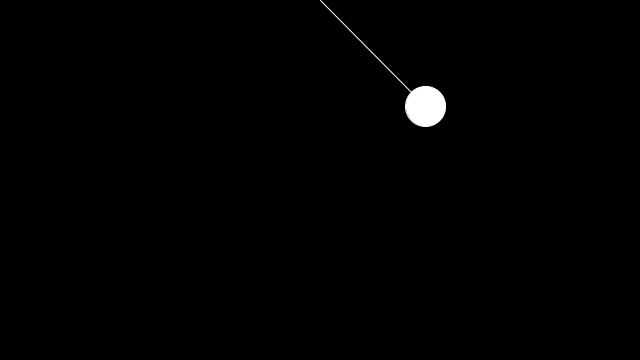
Frame 1 (no input)
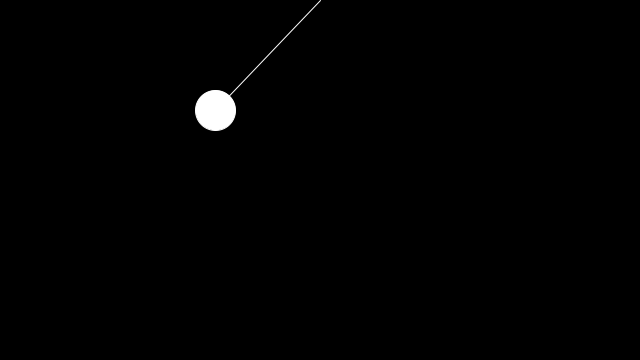
Frame 60 (the mouse pressed at the canvas centre just before this capture)
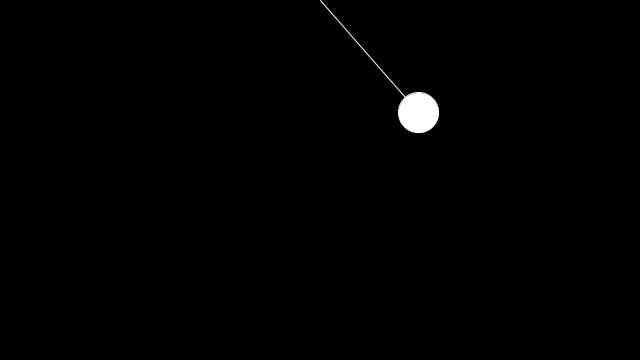
Frame 120 (the mouse held since frame 60 and released just before this capture)

The Processing sketch that drew these frames (run headless with seeded random() and noise(); from frame 60 on, the mouse is pressed at the canvas centre):

// Processing sketch: processing_150569
// ── processing_150569.pde



PSolitaria p;
PVector gravity = new PVector(0,9.8);

float dt = 0.2;
float longPendulo = 150;

void setup() {
  size(640,360);
  p = new PSolitaria(longPendulo);
}

void draw() {
  background(0);
  p.run();
}

void keyPressed(){
  


}

// Clase pendulo: Estructura basica del péndulo

class PSolitaria {//Variables basicas para pendulo
  PVector origin;
  PVector loc;
  PVector vel;
  PVector acc;
  
  PVector peso;
  float mass = 10;
  float lengthPend;
  float angIni = radians(45);
  
  PVector tension;
  float fCent;
  float proDist;//m*g*cos
  PVector distN;
  

  PSolitaria(float longPendulo) {
    
    acc = new PVector(0,0);
    vel = new PVector(0,0);
    loc = new PVector(0,0);
    origin = new PVector(width/2, 0);
    
    lengthPend = longPendulo;
    //situamos el pendulo en su posicion inicial
    loc.set(origin.x+lengthPend*sin(angIni), origin.y+lengthPend*cos(angIni));
  
    peso = gravity.get();
    peso.mult(mass);
    //peso = gravedad * masa;
  }
  
  void AplicarFuerza() {
    
    distN = new PVector(0,0);
    PVector dist = PVector.sub(loc, origin);
        
    if(dist.mag() >= lengthPend) {//Distancia >= longPendulo
      //Fuerza centripeta = M * V^2 / R
      fCent = mass * pow(vel.mag(),2) / lengthPend;
      distN = dist;
      distN.normalize();//Normalizamos la distancia
      proDist = projection(peso, dist);
      
      tension = distN.get();
      tension.mult(-(proDist+fCent));
      
    }
    else {//Si la distancia es menor que la longPendulo, no hay tension
      tension = new PVector(0,0);
    }
    
    applyForce(tension);
    applyForce(peso);
    
  }
  
  float projection(PVector v1, PVector v2) {
    float proj = 0;
    
    if( (v1.mag() != 0) && (v2.mag() != 0) ){
      proj = v1.dot(v2) / v2.mag();
    }
    
    return proj;
  }
  
  void run() {
    update();
    display();
  }
  
  void applyForce(PVector force) {
    PVector f = PVector.div(force.get(), mass);
    acc.add(f);
  } 

  void update() {   
    AplicarFuerza();
    
    vel.sub(PVector.mult(acc, dt));
    loc.sub(PVector.mult(vel, dt));
    
    acc.set(0,0);
  }

  // Method to display
  void display() {//Dibuja el pendulo
    stroke(255);
    fill(255);
    
    line(origin.x, origin.y, loc.x, loc.y);
  
    ellipse(loc.x,loc.y,40,40);
  
  }
}
